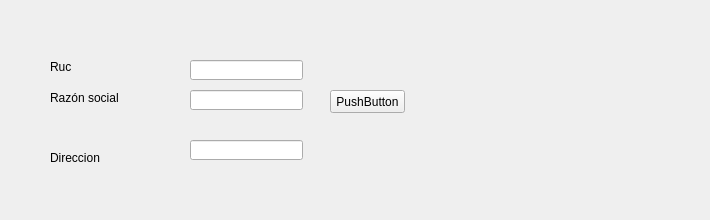
<?xml version="1.0" encoding="UTF-8"?>
<ui version="4.0">
 <class>ui_new_venta_factura</class>
 <widget class="QWidget" name="ui_new_venta_factura">
  <property name="geometry">
   <rect>
    <x>0</x>
    <y>0</y>
    <width>710</width>
    <height>220</height>
   </rect>
  </property>
  <property name="windowTitle">
   <string>Form</string>
  </property>
  <widget class="QLabel" name="label">
   <property name="geometry">
    <rect>
     <x>50</x>
     <y>60</y>
     <width>46</width>
     <height>13</height>
    </rect>
   </property>
   <property name="text">
    <string>Ruc</string>
   </property>
  </widget>
  <widget class="QLabel" name="label_2">
   <property name="geometry">
    <rect>
     <x>50</x>
     <y>90</y>
     <width>81</width>
     <height>16</height>
    </rect>
   </property>
   <property name="text">
    <string>Razón social</string>
   </property>
  </widget>
  <widget class="QLineEdit" name="lineEdit">
   <property name="geometry">
    <rect>
     <x>190</x>
     <y>60</y>
     <width>113</width>
     <height>20</height>
    </rect>
   </property>
  </widget>
  <widget class="QLineEdit" name="lineEdit_2">
   <property name="geometry">
    <rect>
     <x>190</x>
     <y>90</y>
     <width>113</width>
     <height>20</height>
    </rect>
   </property>
  </widget>
  <widget class="QPushButton" name="pushButton_2">
   <property name="geometry">
    <rect>
     <x>330</x>
     <y>90</y>
     <width>75</width>
     <height>23</height>
    </rect>
   </property>
   <property name="text">
    <string>PushButton</string>
   </property>
  </widget>
  <widget class="QLabel" name="label_4">
   <property name="geometry">
    <rect>
     <x>50</x>
     <y>150</y>
     <width>81</width>
     <height>16</height>
    </rect>
   </property>
   <property name="text">
    <string>Direccion</string>
   </property>
  </widget>
  <widget class="QLineEdit" name="lineEdit_4">
   <property name="geometry">
    <rect>
     <x>190</x>
     <y>140</y>
     <width>113</width>
     <height>20</height>
    </rect>
   </property>
  </widget>
 </widget>
 <resources/>
 <connections/>
</ui>
